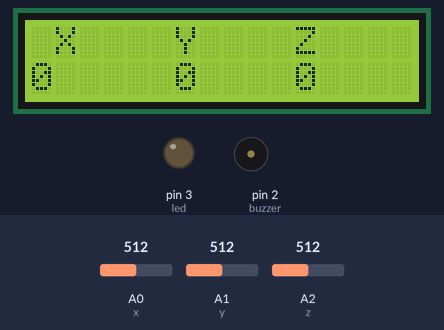
Recording of a sketch running on a simulated Arduino Uno, built with avr-gcc and run on an emulated ATmega328P. On the bench: 16×2 character LCD, output pins drawn as LEDs (lit = HIGH), buzzer (waves = sounding). The test bench sets the inputs (shaded band); at power-on: A0 (x) = 512, A1 (y) = 512, A2 (z) = 512. What the sketch prints to the serial monitor is not drawn.

Above: at 9.4 s.
9.5 s: A0 (x) set to 523
At 10.7 s:
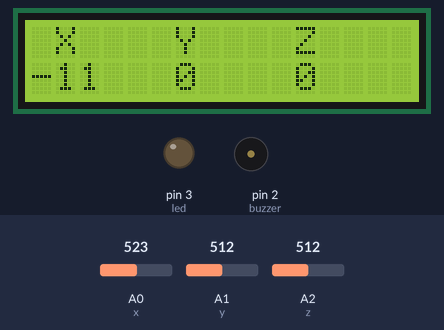
11.0 s: A0 (x) set to 541
At 12.0 s:
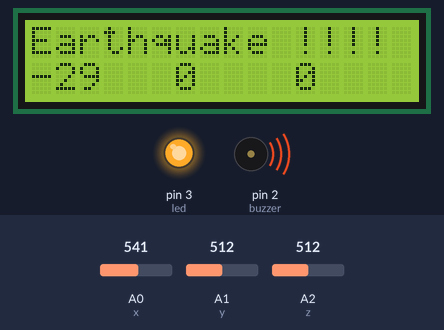
12.5 s: A1 (y) set to 521
At 13.4 s:
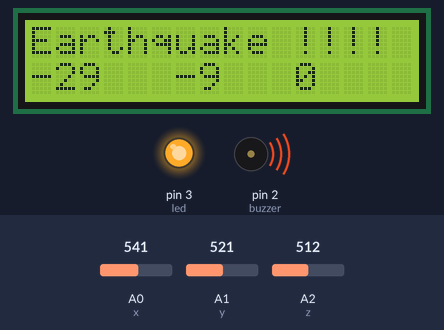
14.0 s: A2 (z) set to 489
At 15.4 s:
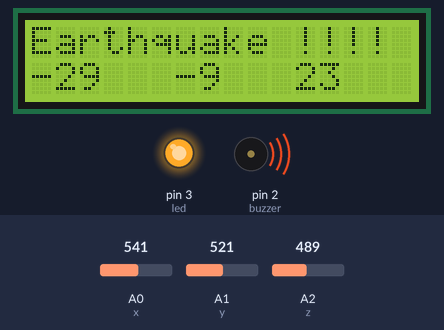
17.0 s: A1 (y) set to 511
At 17.5 s:
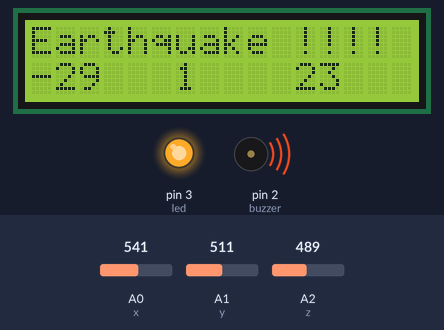
18.5 s: A2 (z) set to 511
At 19.5 s:
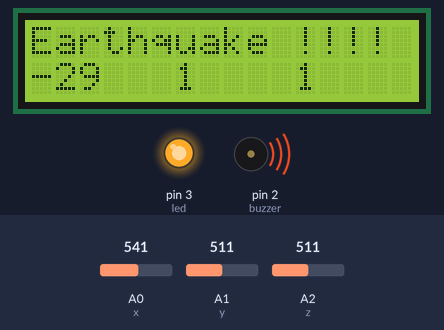
Timing chart, 0 to 22.5 s (numbered marks = the images above; inputs shaded):
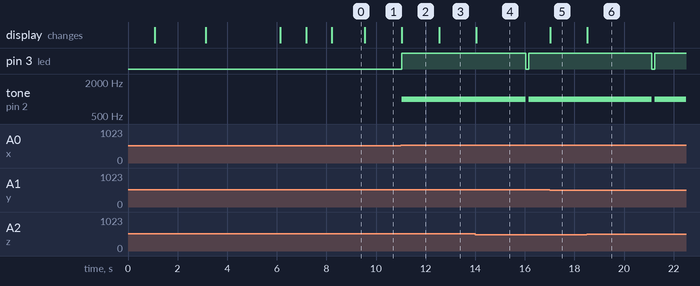

The sketch:

earthquake_detector.ino.ino
```cpp
#include <Wire.h>
#include <LiquidCrystal_I2C.h>

// Initialize the LCD with I2C address 0x27, 16 columns, and 2 rows
LiquidCrystal_I2C lcd(0x27, 16, 2);

#define buzzer 2 // Pin connected to the buzzer
#define led 3    // Pin connected to the LED

// Pins connected to the x, y, and z outputs of the ADXL335 accelerometer
#define x A0
#define y A1
#define z A2

/* Variables */
int xsample = 0; // Stores average calibration value for X-axis
int ysample = 0; // Stores average calibration value for Y-axis
int zsample = 0; // Stores average calibration value for Z-axis
long start;      // Stores the start time for the buzzer/LED alert
int buz = 0;     // Flag to indicate buzzer/LED state (on/off)

/* Macros */
#define samples 50     // Number of samples to average during calibration
#define maxVal 20      // Maximum allowed change in readings
#define minVal -20     // Minimum allowed change in readings
#define buzTime 5000   // Duration for which the buzzer/LED stays on

void setup() {
  lcd.init();         // Initialize the LCD
  lcd.backlight();    // Turn on the LCD backlight
  Serial.begin(9600); // Initialize serial communication
  delay(1000);

  // Display initial messages
  Serial.println("System Initialized...");
  lcd.print("EarthQuake ");
  lcd.setCursor(0, 1);
  lcd.print("Detector ");
  delay(2000);
  lcd.clear();
  lcd.print("Calibrating.....");
  lcd.setCursor(0, 1);
  lcd.print("Please wait...");

  // Configure buzzer and LED pins as outputs
  pinMode(buzzer, OUTPUT);
  pinMode(led, OUTPUT);
  buz = 0; // Initialize buzzer/LED state
  digitalWrite(led, buz);

  // Calibration process: Take multiple samples and calculate averages
  Serial.println("Calibration Started...");
  for (int i = 0; i < samples; i++) {
    xsample += analogRead(x); // Read and accumulate X-axis values
    ysample += analogRead(y); // Read and accumulate Y-axis values
    zsample += analogRead(z); // Read and accumulate Z-axis values
  }

  // Calculate the average values for X, Y, and Z axes
  xsample /= samples;
  ysample /= samples;
  zsample /= samples;

  // Indicate calibration completion
  delay(3000);
  lcd.clear();
  lcd.print("Calibrated");
  delay(1000);
  Serial.println("Calibration Complete!");
  Serial.println("Baseline Values:");
  Serial.print("X Baseline: "); Serial.println(xsample);
  Serial.print("Y Baseline: "); Serial.println(ysample);
  Serial.print("Z Baseline: "); Serial.println(zsample);

  lcd.clear();
  lcd.print("Device Ready");
  delay(1000);

  // Display column headers for X, Y, and Z values
  lcd.clear();
  lcd.print(" X    Y    Z ");
}

void loop() {
  // Read accelerometer values
  int value1 = analogRead(x); // Current reading for X-axis
  int value2 = analogRead(y); // Current reading for Y-axis
  int value3 = analogRead(z); // Current reading for Z-axis

  // Calculate change in accelerometer values
  int xValue = xsample - value1;
  int yValue = ysample - value2;
  int zValue = zsample - value3;

  // Calculate magnitude of vibration
  int magnitude = sqrt(sq(xValue) + sq(yValue) + sq(zValue));

  // Check if an earthquake is detected
  if (xValue < minVal || xValue > maxVal || yValue < minVal || yValue > maxVal || zValue < minVal || zValue > maxVal) {
    if (buz == 0) {
      start = millis(); // Start timer for alert duration
      buz = 1;          // Activate buzzer/LED
      Serial.println("Earthquake Detected! Alert Activated.");

      // Display earthquake alert on LCD
      lcd.clear();
      lcd.print("Earthquake !!!!");
    }

    // Display X, Y, Z values on the second line during earthquake detection
    lcd.setCursor(0, 1);
    lcd.print(padValue(xValue)); // X value at column 0
    lcd.setCursor(6, 1);
    lcd.print(padValue(yValue)); // Y value at column 6
    lcd.setCursor(11, 1);
    lcd.print(padValue(zValue)); // Z value at column 11

    // Send X, Y, Z values to Serial Monitor
    Serial.print("Earthquake: X: "); Serial.print(xValue);
    Serial.print(" | Y: "); Serial.print(yValue);
    Serial.print(" | Z: "); Serial.print(zValue);
    Serial.print(" | Magnitude: "); Serial.println(magnitude);

    // Turn on LED and buzzer
    digitalWrite(led, HIGH);
    tone(buzzer, 1000);

    // Turn off alert after buzzer time
    if (millis() >= start + buzTime) {
      buz = 0;
      noTone(buzzer);
      digitalWrite(led, LOW);
      Serial.println("Alert Deactivated: Buzzer and LED OFF");

      // Restore normal display
      lcd.clear();
      lcd.print(" X    Y    Z ");
    }

    // Skip further updates during alert
    return;
  }

  // Display X, Y, Z values on the second line during normal operation
  lcd.setCursor(0, 1);
  lcd.print(padValue(xValue)); // X value at column 0
  lcd.setCursor(6, 1);
  lcd.print(padValue(yValue)); // Y value at column 6
  lcd.setCursor(11, 1);
  lcd.print(padValue(zValue)); // Z value at column 11

  // Send X, Y, Z values to Serial Monitor
  Serial.print("Normal: X: "); Serial.print(xValue);
  Serial.print(" | Y: "); Serial.print(yValue);
  Serial.print(" | Z: "); Serial.print(zValue);
  Serial.print(" | Magnitude: "); Serial.println(magnitude);

  delay(150); // Delay for stable readings
}

// Function to pad values for LCD display
String padValue(int value) {
  String strValue = String(value);
  while (strValue.length() < 4) { // Pad with spaces to ensure proper alignment
    strValue += " ";
  }
  return strValue.substring(0, 4); // Truncate to ensure exact 4 characters
}
```

Measured:
- the behaviour switches between 532 and 533 on A0 (x) (found by bisection; images 1 and 2)
- after the input at 9.5 s, the display: changes at once (image 1)
- after the input at 11.0 s, pin 3 (led): LOW → HIGH at once; tone on pin 2 (buzzer): silent → 1000 Hz at once; the display: changes at once (image 2)
- after the input at 12.5 s, the display: changes after 0.05 s (image 3)
- after the input at 14.0 s, the display: changes at once (image 4)
- after the input at 17.0 s, the display: changes at once (image 5)
- after the input at 18.5 s, the display: changes at once (image 6)
